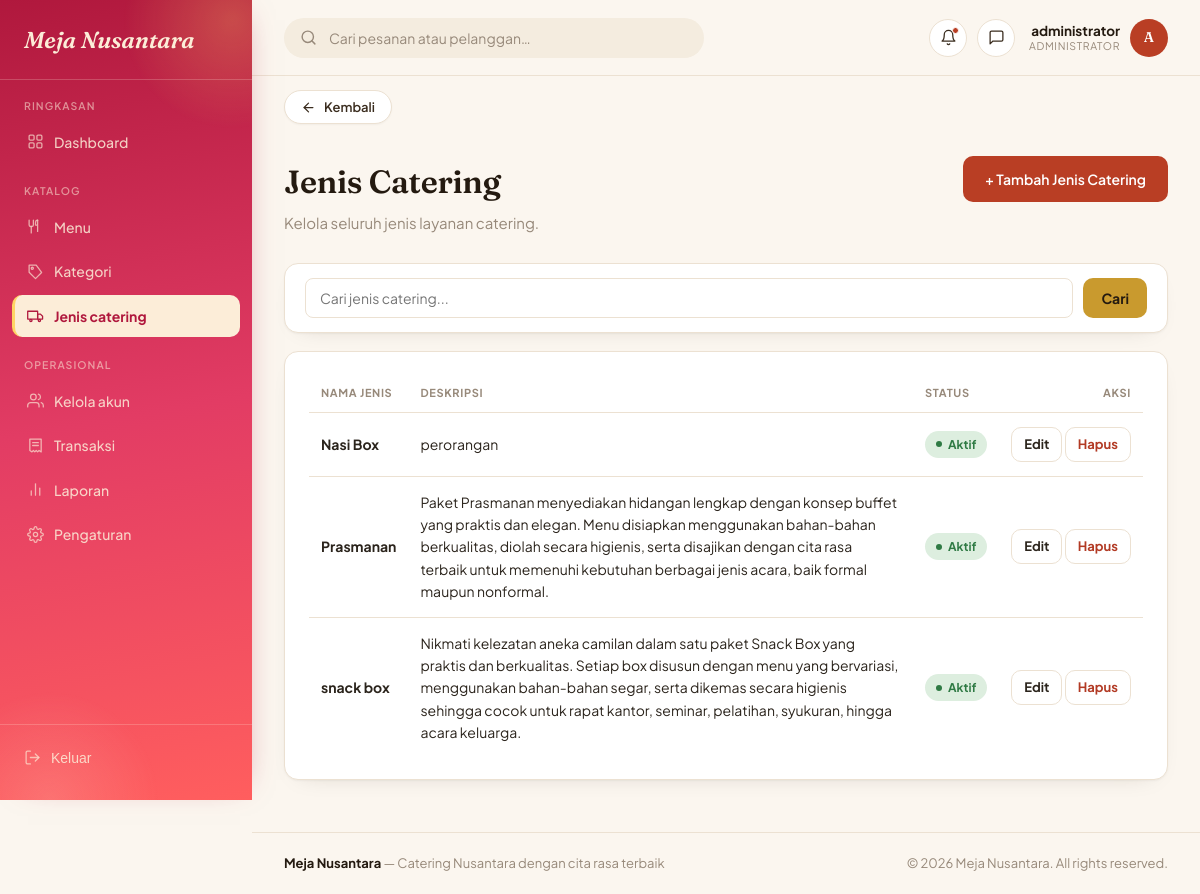
Page /admin-panel/jenis-catering/ (signed in) on the earlier database version.
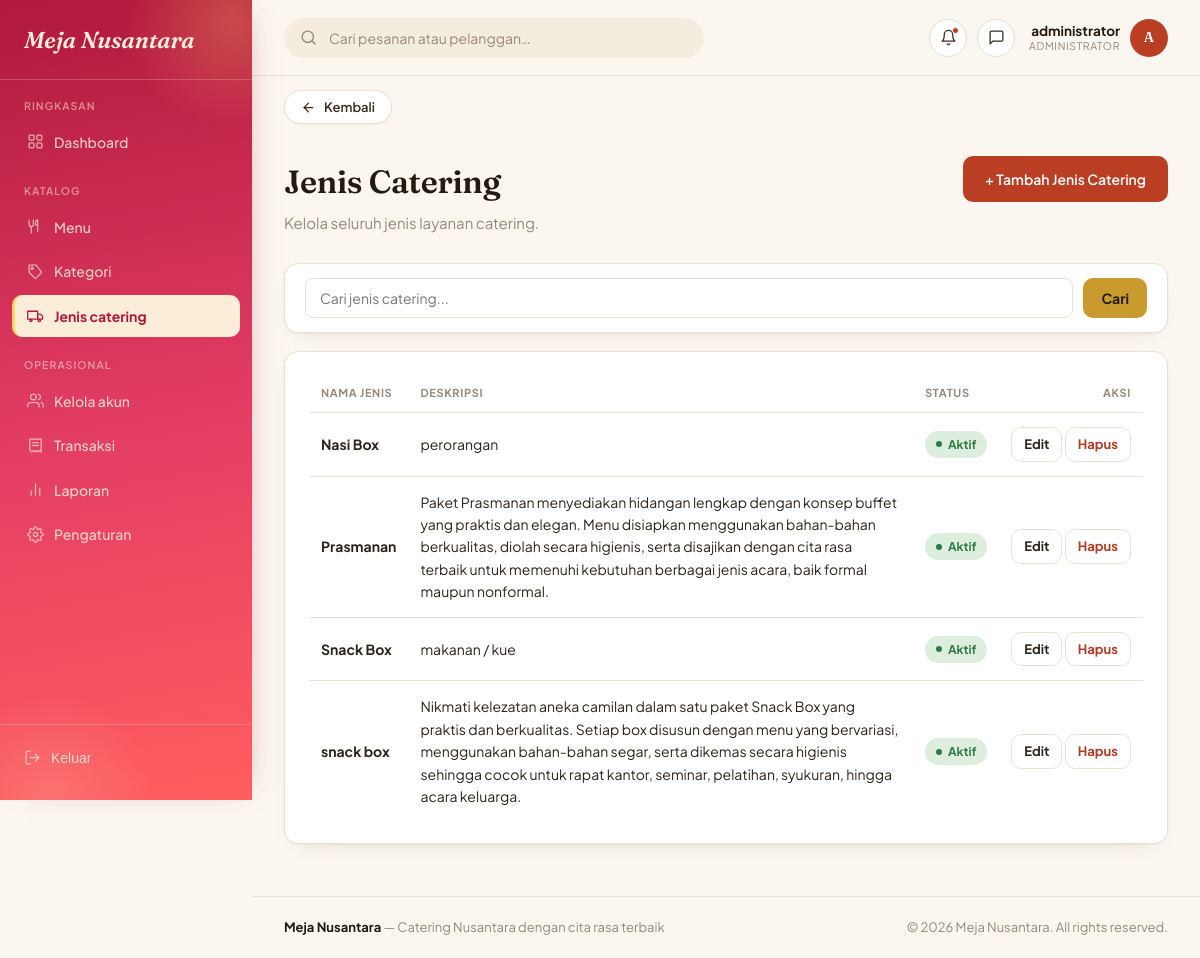
Same page on the later database version.
### administrator/models.py (models this page shows, shortened)
class JenisCatering(models.Model):
    nama = models.CharField(max_length=100, unique=True)
    deskripsi = models.TextField(blank=True)
    is_active = models.BooleanField(default=True)
    class Meta:
        verbose_name_plural = "Jenis Catering"

### administrator/views.py (the view)
# urls.py: path('jenis-catering/', views.jenis_catering_list, name='jenis_catering_list'),
@role_required('administrator')
def jenis_catering_list(request):
    jenis = JenisCatering.objects.all().order_by('nama')
    q = request.GET.get('q')
    if q:
        jenis = jenis.filter(
            Q(nama__icontains=q) |
            Q(deskripsi__icontains=q)
        )
    paginator = Paginator(jenis, 10)
    page_obj = paginator.get_page(request.GET.get('page'))
    return render(
        request,
        'administrator/jenis_catering_list.html',
        {
            'page_obj': page_obj,
            'q': q or ''
        }
    )

### templates/administrator/jenis_catering_list.html (shortened to what this page needs)
{% extends 'base.html' %}
{% load static %}
{% block topbar_role %}Administrator{% endblock %}
{% block content %}
<div class="page-head">
  <div>
    <h1>Jenis Catering</h1>
    <p>Kelola seluruh jenis layanan catering.</p>
  </div>
  <a href="{% url 'administrator:jenis_catering_tambah' %}" class="btn btn-primary">
    + Tambah Jenis Catering
  </a>
</div>
<div class="panel" style="padding: 14px 20px; margin-bottom: 18px;">
  <form method="get" style="display:flex; gap:10px; align-items:center;">
    <input
      type="text"
      name="q"
      value="{{ q }}"
      placeholder="Cari jenis catering..."
      style="flex:1; min-width:220px; padding:10px 14px; border:1px solid var(--border); border-radius:8px; font-family:inherit; font-size:14px;">
    <button type="submit" class="btn btn-gold">Cari</button>
  </form>
</div>
<div class="panel">
  {% if page_obj %}
  <table class="data">
    <thead>
      <tr>
        <th>Nama Jenis</th>
        <th>Deskripsi</th>
        <th>Status</th>
        <th style="text-align:right;">Aksi</th>
      </tr>
    </thead>
    <tbody>
      {% for jenis in page_obj %}
      <tr>
        <td><strong>{{ jenis.nama }}</strong></td>
        <td>{{ jenis.deskripsi|default:"-" }}</td>
        <td>
          {% if jenis.is_active %}
            <span class="badge selesai">Aktif</span>
          {% else %}
            <span class="badge batal">Nonaktif</span>
          {% endif %}
        </td>
        <td style="text-align:right; white-space:nowrap;">
          <a href="{% url 'administrator:jenis_catering_edit' jenis.pk %}" class="btn btn-ghost" style="padding:6px 12px; font-size:13px;">Edit</a>
          <a href="{% url 'administrator:jenis_catering_hapus' jenis.pk %}"
             class="btn btn-ghost"
             style="padding:6px 12px; font-size:13px; color: var(--danger);"
             onclick="return confirm('Yakin ingin menghapus jenis catering ini?')">Hapus</a>
        </td>
      </tr>
      {% endfor %}
    </tbody>
  </table>
  {% else %}
  <p style="color: var(--text-muted); text-align:center; padding: 30px 0;">Belum ada jenis catering.</p>
  {% endif %}
</div>
{% endblock %}

Differences in the rows shown:
added JenisCatering: nama "Snack Box", deskripsi "makanan / kue", is_active "Aktif"
